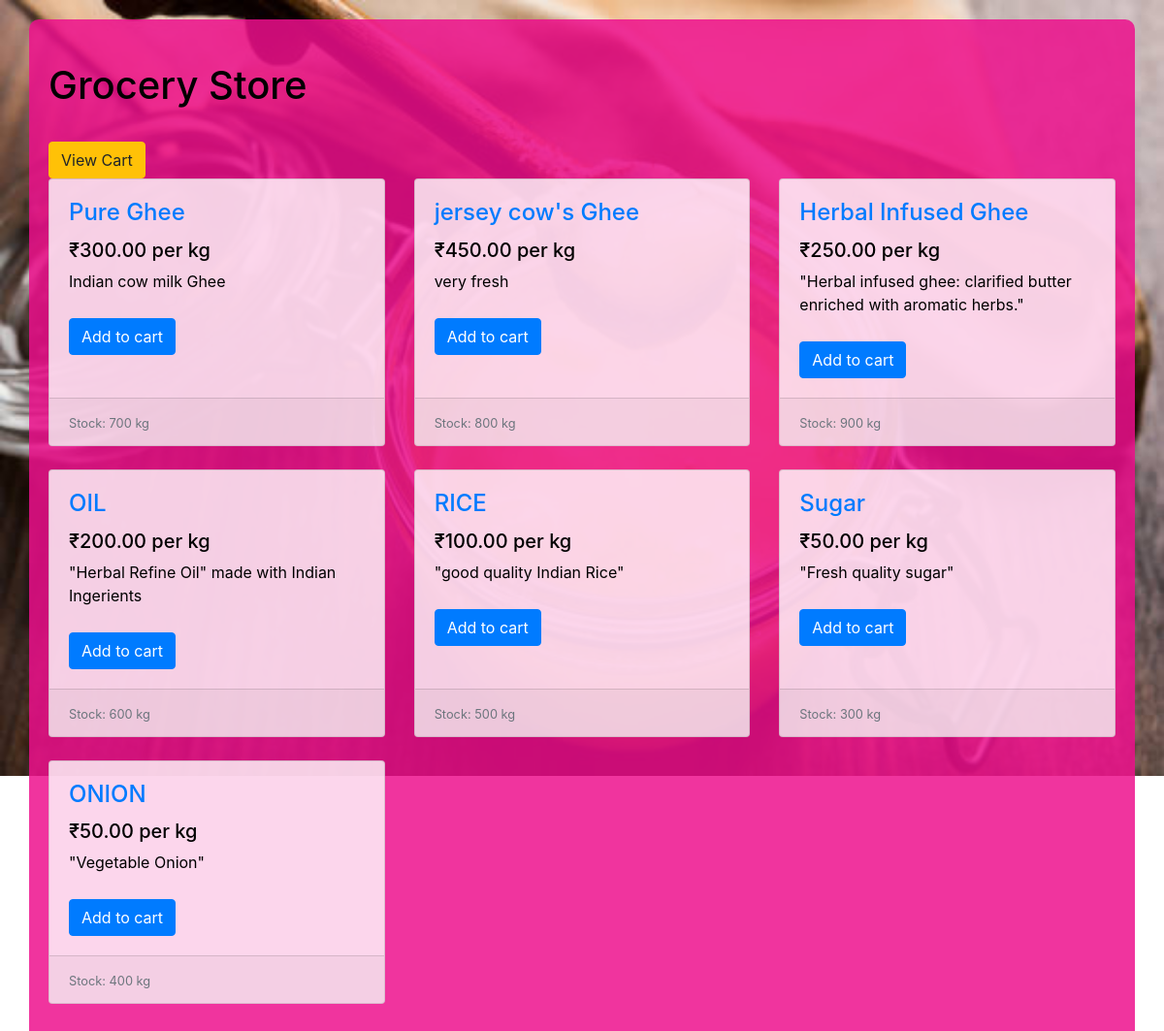
The page / on the database its author committed.
### store/models.py (models this page shows)
class Product(models.Model):
    name = models.CharField(max_length=100)
    description = models.TextField()
    price_per_kg = models.DecimalField(max_digits=10, decimal_places=2)
    stock = models.IntegerField()

### store/views.py (the view)
# urls.py: path('', views.product_list, name='product_list'),
def product_list(request):
    products = Product.objects.all()
    return render(request, 'store/product_list.html', {'products': products})

### store/templates/store/product_list.html (shortened to what this page needs)
<!DOCTYPE html>
<html>
<head>
    {% load static %}
    <link href="https://maxcdn.bootstrapcdn.com/bootstrap/4.5.2/css/bootstrap.min.css" rel="stylesheet">
</head>
<body>
    <div class="container">
        <h1 class="my-4">Grocery Store</h1>
        <a href="{% url 'cart' %}" class="btn btn-warning cart-button">View Cart</a>
        <div class="row">
            {% for product in products %}
                <div class="col-lg-4 col-md-6 mb-4">
                    <div class="card h-100">
                        <div class="card-body">
                            <h4 class="card-title">
                                <a href="{% url 'product_detail' product.id %}">{{ product.name }}</a>
                            </h4>
                            <h5>₹{{ product.price_per_kg }} per kg</h5>
                            <p class="card-text">{{ product.description|truncatewords:20 }}</p>
                            <a href="{% url 'add_to_cart' product.id %}" class="btn btn-primary add-to-cart-btn">Add to cart</a>
                        </div>
                        <div class="card-footer">
                            <small class="text-muted">Stock: {{ product.stock }} kg</small>
                        </div>
                    </div>
                </div>
            {% endfor %}
        </div>
    </div>
</body>
</html>

### rows shown on the page
Product: name "Pure Ghee", price_per_kg "300.00", description "Indian cow milk Ghee", stock "700"
Product: name "jersey cow's Ghee", price_per_kg "450.00", description "very fresh", stock "800"
Product: name "Herbal Infused Ghee", price_per_kg "250.00", description "\"Herbal infused ghee: clarified butter enriched with aromatic herbs.\"", stock "900"
Product: name "OIL", price_per_kg "200.00", description "\"Herbal Refine Oil\" made with Indian Ingerients", stock "600"
Product: name "RICE", price_per_kg "100.00", description "\"good quality Indian Rice\"", stock "500"
Product: name "Sugar", price_per_kg "50.00", description "\"Fresh quality sugar\"", stock "300"
Product: name "ONION", price_per_kg "50.00", description "\"Vegetable Onion\"", stock "400"
